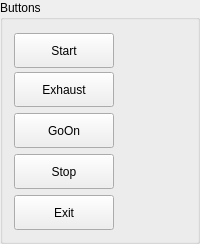
      <widget class="QGroupBox" name="groupBox">
       <property name="title">
        <string>Buttons</string>
       </property>
       <layout class="QVBoxLayout" name="verticalLayout_2">
        <item>
         <widget class="QPushButton" name="btnStart">
          <property name="sizePolicy">
           <sizepolicy hsizetype="Fixed" vsizetype="Fixed">
            <horstretch>0</horstretch>
            <verstretch>0</verstretch>
           </sizepolicy>
          </property>
          <property name="minimumSize">
           <size>
            <width>100</width>
            <height>35</height>
           </size>
          </property>
          <property name="maximumSize">
           <size>
            <width>100</width>
            <height>30</height>
           </size>
          </property>
          <property name="text">
           <string>Start</string>
          </property>
         </widget>
        </item>
        <item>
         <widget class="QPushButton" name="btnExhaust">
          <property name="sizePolicy">
           <sizepolicy hsizetype="Fixed" vsizetype="Fixed">
            <horstretch>0</horstretch>
            <verstretch>0</verstretch>
           </sizepolicy>
          </property>
          <property name="minimumSize">
           <size>
            <width>100</width>
            <height>35</height>
           </size>
          </property>
          <property name="maximumSize">
           <size>
            <width>100</width>
            <height>35</height>
           </size>
          </property>
          <property name="text">
           <string>Exhaust</string>
          </property>
         </widget>
        </item>
        <item>
         <widget class="QPushButton" name="btnGoOn">
          <property name="sizePolicy">
           <sizepolicy hsizetype="Fixed" vsizetype="Fixed">
            <horstretch>0</horstretch>
            <verstretch>0</verstretch>
           </sizepolicy>
          </property>
          <property name="minimumSize">
           <size>
            <width>100</width>
            <height>35</height>
           </size>
          </property>
          <property name="maximumSize">
           <size>
            <width>100</width>
            <height>35</height>
           </size>
          </property>
          <property name="text">
           <string>GoOn</string>
          </property>
         </widget>
        </item>
        <item>
         <widget class="QPushButton" name="btnStop">
          <property name="sizePolicy">
           <sizepolicy hsizetype="Fixed" vsizetype="Fixed">
            <horstretch>0</horstretch>
            <verstretch>0</verstretch>
           </sizepolicy>
          </property>
          <property name="minimumSize">
           <size>
            <width>100</width>
            <height>35</height>
           </size>
          </property>
          <property name="maximumSize">
           <size>
            <width>100</width>
            <height>35</height>
           </size>
          </property>
          <property name="text">
           <string>Stop</string>
          </property>
         </widget>
        </item>
        <item>
         <widget class="QPushButton" name="btnExit">
          <property name="sizePolicy">
           <sizepolicy hsizetype="Fixed" vsizetype="Fixed">
            <horstretch>0</horstretch>
            <verstretch>0</verstretch>
           </sizepolicy>
          </property>
          <property name="minimumSize">
           <size>
            <width>100</width>
            <height>35</height>
           </size>
          </property>
          <property name="maximumSize">
           <size>
            <width>100</width>
            <height>35</height>
           </size>
          </property>
          <property name="text">
           <string>Exit</string>
          </property>
         </widget>
        </item>
       </layout>
      </widget>
